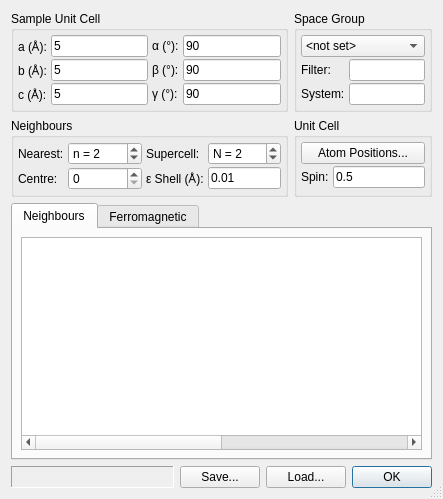
<?xml version="1.0" encoding="UTF-8"?>
<ui version="4.0">
 <class>DispDlg</class>
 <widget class="QDialog" name="DispDlg">
  <property name="geometry">
   <rect>
    <x>0</x>
    <y>0</y>
    <width>443</width>
    <height>499</height>
   </rect>
  </property>
  <property name="windowTitle">
   <string>Dispersion Relations</string>
  </property>
  <property name="sizeGripEnabled">
   <bool>true</bool>
  </property>
  <layout class="QGridLayout" name="gridLayout_4">
   <item row="0" column="0">
    <widget class="QGroupBox" name="groupBox">
     <property name="sizePolicy">
      <sizepolicy hsizetype="Preferred" vsizetype="Preferred">
       <horstretch>2</horstretch>
       <verstretch>0</verstretch>
      </sizepolicy>
     </property>
     <property name="title">
      <string>Sample Unit Cell</string>
     </property>
     <layout class="QGridLayout" name="gridLayout">
      <property name="horizontalSpacing">
       <number>4</number>
      </property>
      <property name="verticalSpacing">
       <number>2</number>
      </property>
      <property name="margin">
       <number>4</number>
      </property>
      <item row="0" column="0">
       <widget class="QLabel" name="label_3">
        <property name="text">
         <string>a (Å):</string>
        </property>
       </widget>
      </item>
      <item row="0" column="1">
       <widget class="QLineEdit" name="editA">
        <property name="text">
         <string>5</string>
        </property>
       </widget>
      </item>
      <item row="0" column="2">
       <widget class="QLabel" name="label_6">
        <property name="text">
         <string>α (°):</string>
        </property>
       </widget>
      </item>
      <item row="0" column="3">
       <widget class="QLineEdit" name="editAlpha">
        <property name="text">
         <string>90</string>
        </property>
       </widget>
      </item>
      <item row="1" column="0">
       <widget class="QLabel" name="label_4">
        <property name="text">
         <string>b (Å):</string>
        </property>
       </widget>
      </item>
      <item row="1" column="1">
       <widget class="QLineEdit" name="editB">
        <property name="text">
         <string>5</string>
        </property>
       </widget>
      </item>
      <item row="1" column="2">
       <widget class="QLabel" name="label_7">
        <property name="text">
         <string>β (°):</string>
        </property>
       </widget>
      </item>
      <item row="1" column="3">
       <widget class="QLineEdit" name="editBeta">
        <property name="text">
         <string>90</string>
        </property>
       </widget>
      </item>
      <item row="2" column="0">
       <widget class="QLabel" name="label_5">
        <property name="text">
         <string>c (Å):</string>
        </property>
       </widget>
      </item>
      <item row="2" column="1">
       <widget class="QLineEdit" name="editC">
        <property name="text">
         <string>5</string>
        </property>
       </widget>
      </item>
      <item row="2" column="2">
       <widget class="QLabel" name="label_8">
        <property name="text">
         <string>γ (°):</string>
        </property>
       </widget>
      </item>
      <item row="2" column="3">
       <widget class="QLineEdit" name="editGamma">
        <property name="text">
         <string>90</string>
        </property>
       </widget>
      </item>
     </layout>
    </widget>
   </item>
   <item row="0" column="1">
    <widget class="QGroupBox" name="groupBox_2">
     <property name="sizePolicy">
      <sizepolicy hsizetype="Preferred" vsizetype="Preferred">
       <horstretch>1</horstretch>
       <verstretch>0</verstretch>
      </sizepolicy>
     </property>
     <property name="title">
      <string>Space Group</string>
     </property>
     <layout class="QGridLayout" name="gridLayout_7">
      <property name="horizontalSpacing">
       <number>4</number>
      </property>
      <property name="verticalSpacing">
       <number>2</number>
      </property>
      <property name="margin">
       <number>4</number>
      </property>
      <item row="0" column="0" colspan="2">
       <widget class="QComboBox" name="comboSpaceGroups">
        <property name="sizePolicy">
         <sizepolicy hsizetype="Expanding" vsizetype="Fixed">
          <horstretch>0</horstretch>
          <verstretch>0</verstretch>
         </sizepolicy>
        </property>
        <item>
         <property name="text">
          <string>&lt;not set&gt;</string>
         </property>
        </item>
       </widget>
      </item>
      <item row="1" column="0">
       <widget class="QLabel" name="label_22">
        <property name="sizePolicy">
         <sizepolicy hsizetype="Minimum" vsizetype="Fixed">
          <horstretch>0</horstretch>
          <verstretch>0</verstretch>
         </sizepolicy>
        </property>
        <property name="text">
         <string>Filter:</string>
        </property>
       </widget>
      </item>
      <item row="1" column="1">
       <widget class="QLineEdit" name="editSpaceGroupsFilter">
        <property name="sizePolicy">
         <sizepolicy hsizetype="Expanding" vsizetype="Fixed">
          <horstretch>0</horstretch>
          <verstretch>0</verstretch>
         </sizepolicy>
        </property>
       </widget>
      </item>
      <item row="2" column="0">
       <widget class="QLabel" name="label_18">
        <property name="sizePolicy">
         <sizepolicy hsizetype="Minimum" vsizetype="Preferred">
          <horstretch>0</horstretch>
          <verstretch>0</verstretch>
         </sizepolicy>
        </property>
        <property name="text">
         <string>System:</string>
        </property>
       </widget>
      </item>
      <item row="2" column="1">
       <widget class="QLineEdit" name="editCrystalSystem">
        <property name="readOnly">
         <bool>true</bool>
        </property>
       </widget>
      </item>
     </layout>
    </widget>
   </item>
   <item row="1" column="0">
    <widget class="QGroupBox" name="groupBox_3">
     <property name="sizePolicy">
      <sizepolicy hsizetype="Preferred" vsizetype="Preferred">
       <horstretch>2</horstretch>
       <verstretch>0</verstretch>
      </sizepolicy>
     </property>
     <property name="title">
      <string>Neighbours</string>
     </property>
     <layout class="QGridLayout" name="gridLayout_2">
      <property name="horizontalSpacing">
       <number>4</number>
      </property>
      <property name="verticalSpacing">
       <number>2</number>
      </property>
      <property name="margin">
       <number>4</number>
      </property>
      <item row="1" column="0">
       <widget class="QLabel" name="label_9">
        <property name="text">
         <string>Centre:</string>
        </property>
       </widget>
      </item>
      <item row="0" column="2">
       <widget class="QLabel" name="label">
        <property name="text">
         <string>Supercell:</string>
        </property>
       </widget>
      </item>
      <item row="0" column="3">
       <widget class="QSpinBox" name="spinSC">
        <property name="sizePolicy">
         <sizepolicy hsizetype="Expanding" vsizetype="Fixed">
          <horstretch>1</horstretch>
          <verstretch>0</verstretch>
         </sizepolicy>
        </property>
        <property name="toolTip">
         <string>Size of Super Cell</string>
        </property>
        <property name="prefix">
         <string>N = </string>
        </property>
        <property name="value">
         <number>2</number>
        </property>
       </widget>
      </item>
      <item row="0" column="0">
       <widget class="QLabel" name="label_2">
        <property name="text">
         <string>Nearest:</string>
        </property>
       </widget>
      </item>
      <item row="0" column="1">
       <widget class="QSpinBox" name="spinNN">
        <property name="sizePolicy">
         <sizepolicy hsizetype="Expanding" vsizetype="Fixed">
          <horstretch>1</horstretch>
          <verstretch>0</verstretch>
         </sizepolicy>
        </property>
        <property name="toolTip">
         <string>Number of nearest neighbours</string>
        </property>
        <property name="prefix">
         <string>n = </string>
        </property>
        <property name="value">
         <number>2</number>
        </property>
       </widget>
      </item>
      <item row="1" column="1">
       <widget class="QSpinBox" name="spinCentreIdx">
        <property name="sizePolicy">
         <sizepolicy hsizetype="Minimum" vsizetype="Fixed">
          <horstretch>1</horstretch>
          <verstretch>0</verstretch>
         </sizepolicy>
        </property>
        <property name="toolTip">
         <string>Index of Centre Atom</string>
        </property>
       </widget>
      </item>
      <item row="1" column="2">
       <widget class="QLabel" name="label_11">
        <property name="text">
         <string>ε Shell (Å):</string>
        </property>
       </widget>
      </item>
      <item row="1" column="3">
       <widget class="QLineEdit" name="editEpsShell">
        <property name="sizePolicy">
         <sizepolicy hsizetype="Expanding" vsizetype="Fixed">
          <horstretch>1</horstretch>
          <verstretch>0</verstretch>
         </sizepolicy>
        </property>
        <property name="toolTip">
         <string>Size of the Epsilon Shell for Nearest Neighbours</string>
        </property>
        <property name="text">
         <string>0.01</string>
        </property>
       </widget>
      </item>
     </layout>
    </widget>
   </item>
   <item row="1" column="1">
    <widget class="QGroupBox" name="groupBox_5">
     <property name="sizePolicy">
      <sizepolicy hsizetype="Preferred" vsizetype="Preferred">
       <horstretch>1</horstretch>
       <verstretch>0</verstretch>
      </sizepolicy>
     </property>
     <property name="title">
      <string>Unit Cell</string>
     </property>
     <layout class="QGridLayout" name="gridLayout_5">
      <property name="horizontalSpacing">
       <number>4</number>
      </property>
      <property name="verticalSpacing">
       <number>2</number>
      </property>
      <property name="margin">
       <number>4</number>
      </property>
      <item row="0" column="0" colspan="2">
       <widget class="QPushButton" name="btnAtoms">
        <property name="text">
         <string>Atom Positions...</string>
        </property>
       </widget>
      </item>
      <item row="1" column="0">
       <widget class="QLabel" name="label_10">
        <property name="text">
         <string>Spin:</string>
        </property>
       </widget>
      </item>
      <item row="1" column="1">
       <widget class="QLineEdit" name="editS">
        <property name="text">
         <string>0.5</string>
        </property>
       </widget>
      </item>
     </layout>
    </widget>
   </item>
   <item row="2" column="0" colspan="2">
    <widget class="QTabWidget" name="tabWidget">
     <property name="currentIndex">
      <number>0</number>
     </property>
     <widget class="QWidget" name="tabNN">
      <attribute name="title">
       <string>Neighbours</string>
      </attribute>
      <layout class="QGridLayout" name="gridLayout_6">
       <property name="margin">
        <number>8</number>
       </property>
       <item row="0" column="0">
        <widget class="QTableWidget" name="tableNN">
         <property name="alternatingRowColors">
          <bool>true</bool>
         </property>
         <property name="sortingEnabled">
          <bool>true</bool>
         </property>
         <attribute name="horizontalHeaderVisible">
          <bool>false</bool>
         </attribute>
         <attribute name="verticalHeaderVisible">
          <bool>false</bool>
         </attribute>
         <column>
          <property name="text">
           <string>Order</string>
          </property>
         </column>
         <column>
          <property name="text">
           <string>Atom</string>
          </property>
         </column>
         <column>
          <property name="text">
           <string>x (Å)</string>
          </property>
         </column>
         <column>
          <property name="text">
           <string>y (Å)</string>
          </property>
         </column>
         <column>
          <property name="text">
           <string>z (Å)</string>
          </property>
         </column>
         <column>
          <property name="text">
           <string>Dist. (Å)</string>
          </property>
         </column>
        </widget>
       </item>
      </layout>
     </widget>
     <widget class="QWidget" name="tabFerro">
      <attribute name="title">
       <string>Ferromagnetic</string>
      </attribute>
      <layout class="QGridLayout" name="gridLayout_8">
       <property name="margin">
        <number>8</number>
       </property>
       <item row="0" column="0">
        <widget class="QwtPlot" name="plotFerro">
         <property name="sizePolicy">
          <sizepolicy hsizetype="Preferred" vsizetype="Preferred">
           <horstretch>3</horstretch>
           <verstretch>0</verstretch>
          </sizepolicy>
         </property>
        </widget>
       </item>
      </layout>
     </widget>
    </widget>
   </item>
   <item row="3" column="0" colspan="2">
    <widget class="QFrame" name="frame_4">
     <layout class="QGridLayout" name="gridLayout_3">
      <property name="margin">
       <number>0</number>
      </property>
      <item row="0" column="0">
       <widget class="QLabel" name="labStatus">
        <property name="sizePolicy">
         <sizepolicy hsizetype="Expanding" vsizetype="Preferred">
          <horstretch>1</horstretch>
          <verstretch>0</verstretch>
         </sizepolicy>
        </property>
        <property name="frameShape">
         <enum>QFrame::Panel</enum>
        </property>
        <property name="frameShadow">
         <enum>QFrame::Sunken</enum>
        </property>
        <property name="text">
         <string/>
        </property>
       </widget>
      </item>
      <item row="0" column="1">
       <widget class="QPushButton" name="btnSave">
        <property name="sizePolicy">
         <sizepolicy hsizetype="Fixed" vsizetype="Preferred">
          <horstretch>0</horstretch>
          <verstretch>0</verstretch>
         </sizepolicy>
        </property>
        <property name="text">
         <string>Save...</string>
        </property>
       </widget>
      </item>
      <item row="0" column="2">
       <widget class="QPushButton" name="btnLoad">
        <property name="sizePolicy">
         <sizepolicy hsizetype="Fixed" vsizetype="Preferred">
          <horstretch>0</horstretch>
          <verstretch>0</verstretch>
         </sizepolicy>
        </property>
        <property name="text">
         <string>Load...</string>
        </property>
       </widget>
      </item>
      <item row="0" column="3">
       <widget class="QDialogButtonBox" name="buttonBox">
        <property name="sizePolicy">
         <sizepolicy hsizetype="Preferred" vsizetype="Fixed">
          <horstretch>0</horstretch>
          <verstretch>0</verstretch>
         </sizepolicy>
        </property>
        <property name="orientation">
         <enum>Qt::Horizontal</enum>
        </property>
        <property name="standardButtons">
         <set>QDialogButtonBox::Ok</set>
        </property>
       </widget>
      </item>
     </layout>
    </widget>
   </item>
  </layout>
 </widget>
 <customwidgets>
  <customwidget>
   <class>QwtPlot</class>
   <extends>QFrame</extends>
   <header>qwt_plot.h</header>
  </customwidget>
 </customwidgets>
 <tabstops>
  <tabstop>editA</tabstop>
  <tabstop>editB</tabstop>
  <tabstop>editC</tabstop>
  <tabstop>editAlpha</tabstop>
  <tabstop>editBeta</tabstop>
  <tabstop>editGamma</tabstop>
  <tabstop>comboSpaceGroups</tabstop>
  <tabstop>editSpaceGroupsFilter</tabstop>
  <tabstop>editCrystalSystem</tabstop>
  <tabstop>spinNN</tabstop>
  <tabstop>spinCentreIdx</tabstop>
  <tabstop>spinSC</tabstop>
  <tabstop>editEpsShell</tabstop>
  <tabstop>btnAtoms</tabstop>
  <tabstop>editS</tabstop>
  <tabstop>tabWidget</tabstop>
  <tabstop>tableNN</tabstop>
  <tabstop>btnSave</tabstop>
  <tabstop>btnLoad</tabstop>
  <tabstop>buttonBox</tabstop>
 </tabstops>
 <resources/>
 <connections>
  <connection>
   <sender>buttonBox</sender>
   <signal>accepted()</signal>
   <receiver>DispDlg</receiver>
   <slot>accept()</slot>
   <hints>
    <hint type="sourcelabel">
     <x>424</x>
     <y>455</y>
    </hint>
    <hint type="destinationlabel">
     <x>224</x>
     <y>238</y>
    </hint>
   </hints>
  </connection>
  <connection>
   <sender>buttonBox</sender>
   <signal>rejected()</signal>
   <receiver>DispDlg</receiver>
   <slot>reject()</slot>
   <hints>
    <hint type="sourcelabel">
     <x>424</x>
     <y>455</y>
    </hint>
    <hint type="destinationlabel">
     <x>224</x>
     <y>238</y>
    </hint>
   </hints>
  </connection>
 </connections>
</ui>
